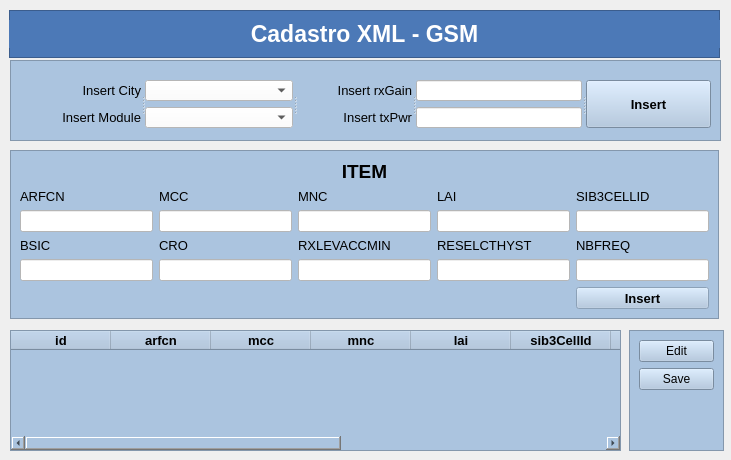
<?xml version="1.0" encoding="UTF-8"?>
<ui version="4.0">
 <class>MainWindow</class>
 <widget class="QMainWindow" name="MainWindow">
  <property name="geometry">
   <rect>
    <x>0</x>
    <y>0</y>
    <width>731</width>
    <height>460</height>
   </rect>
  </property>
  <property name="windowTitle">
   <string>MainWindow</string>
  </property>
  <widget class="QWidget" name="centralwidget">
   <widget class="QFrame" name="frame">
    <property name="geometry">
     <rect>
      <x>10</x>
      <y>60</y>
      <width>711</width>
      <height>81</height>
     </rect>
    </property>
    <property name="styleSheet">
     <string notr="true">background-color: rgb(171, 196, 223);</string>
    </property>
    <property name="frameShape">
     <enum>QFrame::StyledPanel</enum>
    </property>
    <property name="frameShadow">
     <enum>QFrame::Raised</enum>
    </property>
    <widget class="QSplitter" name="splitter_3">
     <property name="geometry">
      <rect>
       <x>10</x>
       <y>20</y>
       <width>691</width>
       <height>48</height>
      </rect>
     </property>
     <property name="orientation">
      <enum>Qt::Horizontal</enum>
     </property>
     <widget class="QSplitter" name="splitter">
      <property name="orientation">
       <enum>Qt::Horizontal</enum>
      </property>
      <widget class="QWidget" name="">
       <layout class="QVBoxLayout" name="verticalLayout_3">
        <item>
         <widget class="QLabel" name="label_11">
          <property name="enabled">
           <bool>true</bool>
          </property>
          <property name="font">
           <font>
            <pointsize>10</pointsize>
            <weight>50</weight>
            <bold>false</bold>
           </font>
          </property>
          <property name="text">
           <string>Insert City</string>
          </property>
          <property name="alignment">
           <set>Qt::AlignRight|Qt::AlignTrailing|Qt::AlignVCenter</set>
          </property>
         </widget>
        </item>
        <item>
         <widget class="QLabel" name="label_12">
          <property name="font">
           <font>
            <pointsize>10</pointsize>
            <weight>50</weight>
            <bold>false</bold>
           </font>
          </property>
          <property name="text">
           <string>Insert Module</string>
          </property>
          <property name="alignment">
           <set>Qt::AlignRight|Qt::AlignTrailing|Qt::AlignVCenter</set>
          </property>
         </widget>
        </item>
       </layout>
      </widget>
      <widget class="QWidget" name="">
       <layout class="QVBoxLayout" name="verticalLayout">
        <item>
         <widget class="QComboBox" name="comboBox">
          <property name="styleSheet">
           <string notr="true">background-color: rgb(255, 255, 255);</string>
          </property>
          <item>
           <property name="text">
            <string/>
           </property>
          </item>
          <item>
           <property name="text">
            <string>São Paulo</string>
           </property>
          </item>
          <item>
           <property name="text">
            <string>Campinas</string>
           </property>
          </item>
         </widget>
        </item>
        <item>
         <widget class="QComboBox" name="comboBox_2">
          <property name="styleSheet">
           <string notr="true">background-color: rgb(255, 255, 255);</string>
          </property>
          <item>
           <property name="text">
            <string/>
           </property>
          </item>
          <item>
           <property name="text">
            <string>Módulo B1</string>
           </property>
          </item>
          <item>
           <property name="text">
            <string>Módulo B3</string>
           </property>
          </item>
          <item>
           <property name="text">
            <string>Módulo B7</string>
           </property>
          </item>
          <item>
           <property name="text">
            <string>Módulo B28</string>
           </property>
          </item>
         </widget>
        </item>
       </layout>
      </widget>
     </widget>
     <widget class="QSplitter" name="splitter_2">
      <property name="orientation">
       <enum>Qt::Horizontal</enum>
      </property>
      <widget class="QWidget" name="layoutWidget">
       <layout class="QVBoxLayout" name="verticalLayout_7">
        <item>
         <widget class="QLabel" name="label_13">
          <property name="font">
           <font>
            <pointsize>10</pointsize>
            <weight>50</weight>
            <bold>false</bold>
           </font>
          </property>
          <property name="text">
           <string>Insert rxGain</string>
          </property>
          <property name="alignment">
           <set>Qt::AlignRight|Qt::AlignTrailing|Qt::AlignVCenter</set>
          </property>
         </widget>
        </item>
        <item>
         <widget class="QLabel" name="label_14">
          <property name="font">
           <font>
            <pointsize>10</pointsize>
            <weight>50</weight>
            <bold>false</bold>
           </font>
          </property>
          <property name="text">
           <string>Insert txPwr</string>
          </property>
          <property name="alignment">
           <set>Qt::AlignRight|Qt::AlignTrailing|Qt::AlignVCenter</set>
          </property>
         </widget>
        </item>
       </layout>
      </widget>
      <widget class="QWidget" name="layoutWidget">
       <layout class="QVBoxLayout" name="verticalLayout_2">
        <item>
         <widget class="QLineEdit" name="lineEdit">
          <property name="styleSheet">
           <string notr="true">background-color: rgb(255, 255, 255);</string>
          </property>
          <property name="inputMask">
           <string/>
          </property>
          <property name="text">
           <string/>
          </property>
         </widget>
        </item>
        <item>
         <widget class="QLineEdit" name="lineEdit_2">
          <property name="styleSheet">
           <string notr="true">background-color: rgb(255, 255, 255);</string>
          </property>
          <property name="text">
           <string/>
          </property>
         </widget>
        </item>
       </layout>
      </widget>
     </widget>
     <widget class="QPushButton" name="pushButton">
      <property name="font">
       <font>
        <pointsize>10</pointsize>
        <weight>75</weight>
        <bold>true</bold>
       </font>
      </property>
      <property name="text">
       <string>Insert</string>
      </property>
     </widget>
    </widget>
   </widget>
   <widget class="QFrame" name="frame_5">
    <property name="geometry">
     <rect>
      <x>9</x>
      <y>10</y>
      <width>711</width>
      <height>48</height>
     </rect>
    </property>
    <property name="styleSheet">
     <string notr="true">background-color: rgb(76, 121, 183);</string>
    </property>
    <property name="frameShape">
     <enum>QFrame::StyledPanel</enum>
    </property>
    <property name="frameShadow">
     <enum>QFrame::Raised</enum>
    </property>
    <widget class="QLabel" name="label_34">
     <property name="geometry">
      <rect>
       <x>0</x>
       <y>10</y>
       <width>711</width>
       <height>28</height>
      </rect>
     </property>
     <property name="font">
      <font>
       <pointsize>17</pointsize>
       <weight>75</weight>
       <bold>true</bold>
       <kerning>false</kerning>
      </font>
     </property>
     <property name="styleSheet">
      <string notr="true">color: rgb(255, 255, 255);</string>
     </property>
     <property name="text">
      <string>Cadastro XML - GSM</string>
     </property>
     <property name="textFormat">
      <enum>Qt::AutoText</enum>
     </property>
     <property name="scaledContents">
      <bool>false</bool>
     </property>
     <property name="alignment">
      <set>Qt::AlignCenter</set>
     </property>
    </widget>
    <widget class="QLabel" name="label_33">
     <property name="geometry">
      <rect>
       <x>20</x>
       <y>10</y>
       <width>91</width>
       <height>31</height>
      </rect>
     </property>
     <property name="text">
      <string/>
     </property>
     <property name="pixmap">
      <pixmap>../static/icones/logo-optin.png</pixmap>
     </property>
     <property name="scaledContents">
      <bool>true</bool>
     </property>
    </widget>
   </widget>
   <widget class="QFrame" name="frame_2">
    <property name="enabled">
     <bool>false</bool>
    </property>
    <property name="geometry">
     <rect>
      <x>10</x>
      <y>150</y>
      <width>709</width>
      <height>169</height>
     </rect>
    </property>
    <property name="styleSheet">
     <string notr="true">background-color: rgb(171, 196, 223);</string>
    </property>
    <property name="frameShape">
     <enum>QFrame::StyledPanel</enum>
    </property>
    <property name="frameShadow">
     <enum>QFrame::Raised</enum>
    </property>
    <layout class="QGridLayout" name="gridLayout">
     <item row="0" column="0" colspan="5">
      <widget class="QLabel" name="label_15">
       <property name="enabled">
        <bool>false</bool>
       </property>
       <property name="font">
        <font>
         <pointsize>14</pointsize>
         <weight>75</weight>
         <bold>true</bold>
        </font>
       </property>
       <property name="styleSheet">
        <string notr="true">color: rgb(0, 0, 0);</string>
       </property>
       <property name="text">
        <string>ITEM</string>
       </property>
       <property name="alignment">
        <set>Qt::AlignCenter</set>
       </property>
      </widget>
     </item>
     <item row="1" column="0">
      <widget class="QLabel" name="label">
       <property name="font">
        <font>
         <family>MS Shell Dlg 2</family>
         <pointsize>10</pointsize>
         <weight>9</weight>
         <italic>false</italic>
         <bold>false</bold>
        </font>
       </property>
       <property name="layoutDirection">
        <enum>Qt::LeftToRight</enum>
       </property>
       <property name="styleSheet">
        <string notr="true">font: 75 10pt &quot;MS Shell Dlg 2&quot;;

color: rgb(0, 0, 0);</string>
       </property>
       <property name="text">
        <string>ARFCN</string>
       </property>
       <property name="alignment">
        <set>Qt::AlignLeading|Qt::AlignLeft|Qt::AlignVCenter</set>
       </property>
      </widget>
     </item>
     <item row="1" column="1">
      <widget class="QLabel" name="label_2">
       <property name="font">
        <font>
         <family>MS Shell Dlg 2</family>
         <pointsize>10</pointsize>
         <weight>9</weight>
         <italic>false</italic>
         <bold>false</bold>
        </font>
       </property>
       <property name="layoutDirection">
        <enum>Qt::LeftToRight</enum>
       </property>
       <property name="styleSheet">
        <string notr="true">font: 75 10pt &quot;MS Shell Dlg 2&quot;;

color: rgb(0, 0, 0);</string>
       </property>
       <property name="text">
        <string>MCC</string>
       </property>
       <property name="alignment">
        <set>Qt::AlignLeading|Qt::AlignLeft|Qt::AlignVCenter</set>
       </property>
      </widget>
     </item>
     <item row="1" column="2">
      <widget class="QLabel" name="label_3">
       <property name="font">
        <font>
         <family>MS Shell Dlg 2</family>
         <pointsize>10</pointsize>
         <weight>9</weight>
         <italic>false</italic>
         <bold>false</bold>
        </font>
       </property>
       <property name="layoutDirection">
        <enum>Qt::LeftToRight</enum>
       </property>
       <property name="styleSheet">
        <string notr="true">font: 75 10pt &quot;MS Shell Dlg 2&quot;;

color: rgb(0, 0, 0);</string>
       </property>
       <property name="text">
        <string>MNC</string>
       </property>
       <property name="alignment">
        <set>Qt::AlignLeading|Qt::AlignLeft|Qt::AlignVCenter</set>
       </property>
      </widget>
     </item>
     <item row="1" column="3">
      <widget class="QLabel" name="label_4">
       <property name="font">
        <font>
         <family>MS Shell Dlg 2</family>
         <pointsize>10</pointsize>
         <weight>9</weight>
         <italic>false</italic>
         <bold>false</bold>
        </font>
       </property>
       <property name="layoutDirection">
        <enum>Qt::LeftToRight</enum>
       </property>
       <property name="styleSheet">
        <string notr="true">font: 75 10pt &quot;MS Shell Dlg 2&quot;;

color: rgb(0, 0, 0);</string>
       </property>
       <property name="text">
        <string>LAI</string>
       </property>
       <property name="alignment">
        <set>Qt::AlignLeading|Qt::AlignLeft|Qt::AlignVCenter</set>
       </property>
      </widget>
     </item>
     <item row="1" column="4">
      <widget class="QLabel" name="label_5">
       <property name="font">
        <font>
         <family>MS Shell Dlg 2</family>
         <pointsize>10</pointsize>
         <weight>9</weight>
         <italic>false</italic>
         <bold>false</bold>
        </font>
       </property>
       <property name="layoutDirection">
        <enum>Qt::LeftToRight</enum>
       </property>
       <property name="styleSheet">
        <string notr="true">font: 75 10pt &quot;MS Shell Dlg 2&quot;;

color: rgb(0, 0, 0);</string>
       </property>
       <property name="text">
        <string>SIB3CELLID</string>
       </property>
       <property name="alignment">
        <set>Qt::AlignLeading|Qt::AlignLeft|Qt::AlignVCenter</set>
       </property>
      </widget>
     </item>
     <item row="2" column="0">
      <widget class="QLineEdit" name="lineEdit_3">
       <property name="styleSheet">
        <string notr="true">background-color: rgb(255, 255, 255);</string>
       </property>
      </widget>
     </item>
     <item row="2" column="1">
      <widget class="QLineEdit" name="lineEdit_4">
       <property name="styleSheet">
        <string notr="true">background-color: rgb(255, 255, 255);</string>
       </property>
      </widget>
     </item>
     <item row="2" column="2">
      <widget class="QLineEdit" name="lineEdit_5">
       <property name="styleSheet">
        <string notr="true">background-color: rgb(255, 255, 255);</string>
       </property>
      </widget>
     </item>
     <item row="2" column="3">
      <widget class="QLineEdit" name="lineEdit_6">
       <property name="styleSheet">
        <string notr="true">background-color: rgb(255, 255, 255);</string>
       </property>
      </widget>
     </item>
     <item row="2" column="4">
      <widget class="QLineEdit" name="lineEdit_7">
       <property name="styleSheet">
        <string notr="true">background-color: rgb(255, 255, 255);</string>
       </property>
      </widget>
     </item>
     <item row="3" column="0">
      <widget class="QLabel" name="label_6">
       <property name="font">
        <font>
         <family>MS Shell Dlg 2</family>
         <pointsize>10</pointsize>
         <weight>9</weight>
         <italic>false</italic>
         <bold>false</bold>
        </font>
       </property>
       <property name="layoutDirection">
        <enum>Qt::LeftToRight</enum>
       </property>
       <property name="styleSheet">
        <string notr="true">font: 75 10pt &quot;MS Shell Dlg 2&quot;;

color: rgb(0, 0, 0);</string>
       </property>
       <property name="text">
        <string>BSIC</string>
       </property>
       <property name="alignment">
        <set>Qt::AlignLeading|Qt::AlignLeft|Qt::AlignVCenter</set>
       </property>
      </widget>
     </item>
     <item row="3" column="1">
      <widget class="QLabel" name="label_7">
       <property name="font">
        <font>
         <family>MS Shell Dlg 2</family>
         <pointsize>10</pointsize>
         <weight>9</weight>
         <italic>false</italic>
         <bold>false</bold>
        </font>
       </property>
       <property name="layoutDirection">
        <enum>Qt::LeftToRight</enum>
       </property>
       <property name="styleSheet">
        <string notr="true">font: 75 10pt &quot;MS Shell Dlg 2&quot;;

color: rgb(0, 0, 0);</string>
       </property>
       <property name="text">
        <string>CRO</string>
       </property>
       <property name="alignment">
        <set>Qt::AlignLeading|Qt::AlignLeft|Qt::AlignVCenter</set>
       </property>
      </widget>
     </item>
     <item row="3" column="2">
      <widget class="QLabel" name="label_8">
       <property name="font">
        <font>
         <family>MS Shell Dlg 2</family>
         <pointsize>10</pointsize>
         <weight>9</weight>
         <italic>false</italic>
         <bold>false</bold>
        </font>
       </property>
       <property name="layoutDirection">
        <enum>Qt::LeftToRight</enum>
       </property>
       <property name="styleSheet">
        <string notr="true">font: 75 10pt &quot;MS Shell Dlg 2&quot;;

color: rgb(0, 0, 0);</string>
       </property>
       <property name="text">
        <string>RXLEVACCMIN</string>
       </property>
       <property name="alignment">
        <set>Qt::AlignLeading|Qt::AlignLeft|Qt::AlignVCenter</set>
       </property>
      </widget>
     </item>
     <item row="3" column="3">
      <widget class="QLabel" name="label_9">
       <property name="font">
        <font>
         <family>MS Shell Dlg 2</family>
         <pointsize>10</pointsize>
         <weight>9</weight>
         <italic>false</italic>
         <bold>false</bold>
        </font>
       </property>
       <property name="layoutDirection">
        <enum>Qt::LeftToRight</enum>
       </property>
       <property name="styleSheet">
        <string notr="true">font: 75 10pt &quot;MS Shell Dlg 2&quot;;

color: rgb(0, 0, 0);</string>
       </property>
       <property name="text">
        <string>RESELCTHYST</string>
       </property>
       <property name="alignment">
        <set>Qt::AlignLeading|Qt::AlignLeft|Qt::AlignVCenter</set>
       </property>
      </widget>
     </item>
     <item row="3" column="4">
      <widget class="QLabel" name="label_10">
       <property name="font">
        <font>
         <family>MS Shell Dlg 2</family>
         <pointsize>10</pointsize>
         <weight>9</weight>
         <italic>false</italic>
         <bold>false</bold>
        </font>
       </property>
       <property name="layoutDirection">
        <enum>Qt::LeftToRight</enum>
       </property>
       <property name="styleSheet">
        <string notr="true">font: 75 10pt &quot;MS Shell Dlg 2&quot;;

color: rgb(0, 0, 0);</string>
       </property>
       <property name="text">
        <string>NBFREQ</string>
       </property>
       <property name="alignment">
        <set>Qt::AlignLeading|Qt::AlignLeft|Qt::AlignVCenter</set>
       </property>
      </widget>
     </item>
     <item row="4" column="0">
      <widget class="QLineEdit" name="lineEdit_8">
       <property name="styleSheet">
        <string notr="true">background-color: rgb(255, 255, 255);</string>
       </property>
      </widget>
     </item>
     <item row="4" column="1">
      <widget class="QLineEdit" name="lineEdit_9">
       <property name="styleSheet">
        <string notr="true">background-color: rgb(255, 255, 255);</string>
       </property>
      </widget>
     </item>
     <item row="4" column="2">
      <widget class="QLineEdit" name="lineEdit_10">
       <property name="styleSheet">
        <string notr="true">background-color: rgb(255, 255, 255);</string>
       </property>
      </widget>
     </item>
     <item row="4" column="3">
      <widget class="QLineEdit" name="lineEdit_11">
       <property name="styleSheet">
        <string notr="true">background-color: rgb(255, 255, 255);</string>
       </property>
      </widget>
     </item>
     <item row="4" column="4">
      <widget class="QLineEdit" name="lineEdit_12">
       <property name="styleSheet">
        <string notr="true">background-color: rgb(255, 255, 255);</string>
       </property>
      </widget>
     </item>
     <item row="5" column="4">
      <widget class="QPushButton" name="pushButton_2">
       <property name="enabled">
        <bool>false</bool>
       </property>
       <property name="font">
        <font>
         <pointsize>10</pointsize>
         <weight>75</weight>
         <bold>true</bold>
        </font>
       </property>
       <property name="styleSheet">
        <string notr="true">color: rgb(0, 0, 0);</string>
       </property>
       <property name="text">
        <string>Insert</string>
       </property>
      </widget>
     </item>
    </layout>
   </widget>
   <widget class="QTableWidget" name="tableWidget">
    <property name="geometry">
     <rect>
      <x>10</x>
      <y>330</y>
      <width>611</width>
      <height>121</height>
     </rect>
    </property>
    <property name="font">
     <font>
      <pointsize>10</pointsize>
      <weight>75</weight>
      <bold>true</bold>
     </font>
    </property>
    <property name="styleSheet">
     <string notr="true">background-color: rgb(171, 196, 223);</string>
    </property>
    <property name="gridStyle">
     <enum>Qt::SolidLine</enum>
    </property>
    <property name="sortingEnabled">
     <bool>false</bool>
    </property>
    <property name="wordWrap">
     <bool>true</bool>
    </property>
    <property name="rowCount">
     <number>0</number>
    </property>
    <column>
     <property name="text">
      <string>id</string>
     </property>
    </column>
    <column>
     <property name="text">
      <string>arfcn</string>
     </property>
    </column>
    <column>
     <property name="text">
      <string>mcc</string>
     </property>
    </column>
    <column>
     <property name="text">
      <string>mnc</string>
     </property>
    </column>
    <column>
     <property name="text">
      <string>lai</string>
     </property>
    </column>
    <column>
     <property name="text">
      <string>sib3CellId</string>
     </property>
    </column>
    <column>
     <property name="text">
      <string>bsic </string>
     </property>
    </column>
    <column>
     <property name="text">
      <string>cro</string>
     </property>
    </column>
    <column>
     <property name="text">
      <string>rxLevAccMin</string>
     </property>
    </column>
    <column>
     <property name="text">
      <string>reselctHyst</string>
     </property>
    </column>
    <column>
     <property name="text">
      <string>nbFreq</string>
     </property>
    </column>
   </widget>
   <widget class="QFrame" name="frame_3">
    <property name="geometry">
     <rect>
      <x>629</x>
      <y>330</y>
      <width>95</width>
      <height>121</height>
     </rect>
    </property>
    <property name="styleSheet">
     <string notr="true">background-color: rgb(171, 196, 223);</string>
    </property>
    <property name="frameShape">
     <enum>QFrame::StyledPanel</enum>
    </property>
    <property name="frameShadow">
     <enum>QFrame::Raised</enum>
    </property>
    <layout class="QVBoxLayout" name="verticalLayout_4">
     <item>
      <widget class="QPushButton" name="pushButton_3">
       <property name="text">
        <string>Edit</string>
       </property>
      </widget>
     </item>
     <item>
      <widget class="QPushButton" name="pushButton_4">
       <property name="text">
        <string>Save</string>
       </property>
      </widget>
     </item>
     <item>
      <spacer name="verticalSpacer">
       <property name="orientation">
        <enum>Qt::Vertical</enum>
       </property>
       <property name="sizeHint" stdset="0">
        <size>
         <width>20</width>
         <height>40</height>
        </size>
       </property>
      </spacer>
     </item>
    </layout>
   </widget>
  </widget>
 </widget>
 <resources/>
 <connections/>
</ui>
